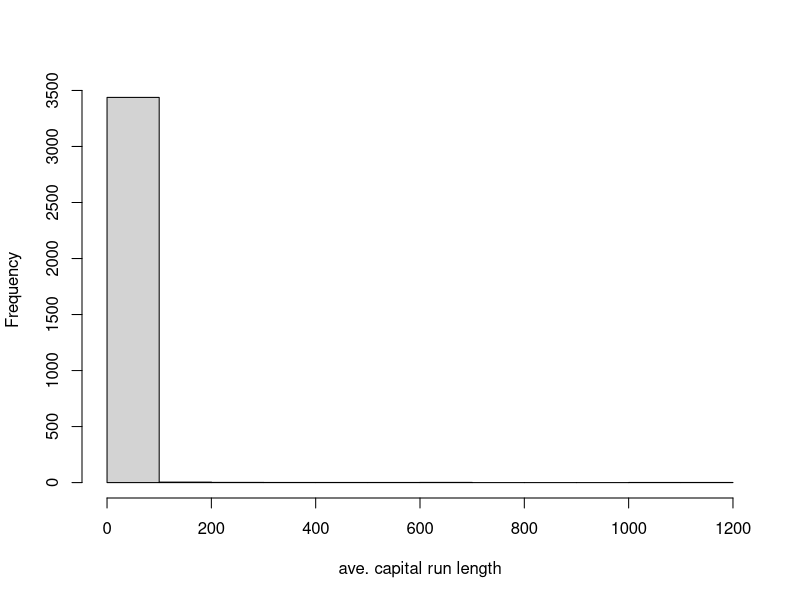
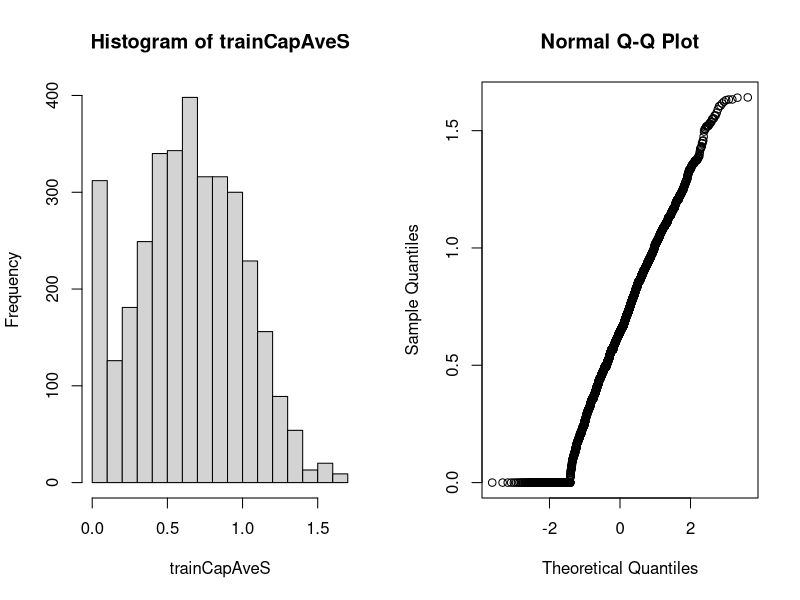
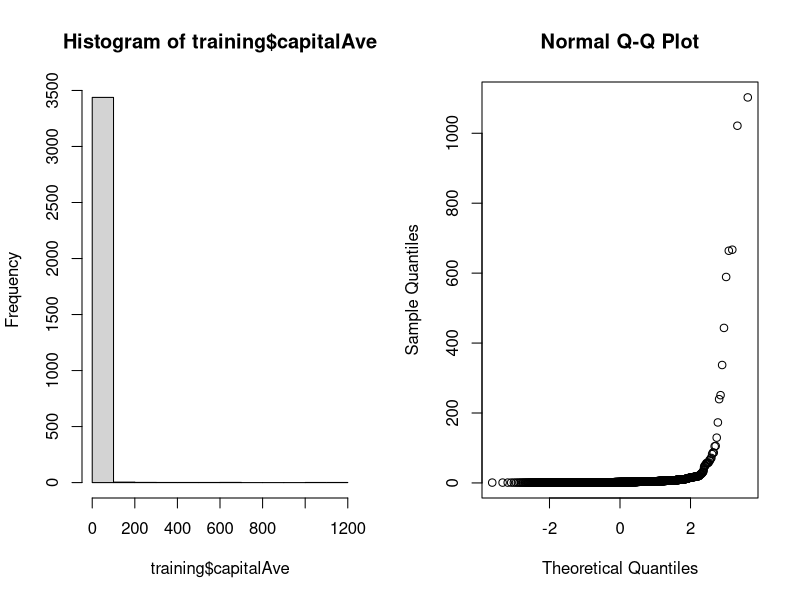

The R source for these figures, in order:
library(caret);library(kernlab);data(spam)
inTrain <- createDataPartition(y=spam$type, p=0.75, list=FALSE)
training <- spam[inTrain,]
testing <- spam[-inTrain,]
hist(training$capitalAve, main="", xlab="ave. capital run length")

mean(training$capitalAve)
sd(training$capitalAve)
str(training$capitalAve)
sum(!complete.cases(training$capitalAve))

trainCapAve <- training$capitalAve
trainCapAveS <- (trainCapAve - mean(trainCapAve))/sd(trainCapAve)
trainCapAveS
mean(trainCapAveS)
sd(trainCapAveS)

#must use mean and sd from TRAINING to alter TEST set
testCapAve <- testing$capitalAve
testCapAveS <- (testCapAve - mean(trainCapAve))/sd(trainCapAve)
mean(testCapAveS)
sd(testCapAveS)

#using preProcess
preObj <- preProcess(training[,-58], method=c("center", "scale"))
trainCapAveS <- predict(preObj, training[,-58])$capitalAve
mean(trainCapAveS)

#using preProcess on the test set
testCapAveS <- predict(preObj, testing[,-58])$capitalAve

set.seed(32343)
modelFit <- train(type~., data=training, preProcess=c("center", "scale"), method="glm")
modelFit

#standardizing with Box-Cox
preObj <- preProcess(training[,-58],method=c("BoxCox"))
trainCapAveS <- predict(preObj, training[,-58])$capitalAve
par(mfrow=c(1,2))
hist(trainCapAveS)
qqnorm(trainCapAveS)

#previously very non-normal
hist(training$capitalAve)
qqnorm(training$capitalAve)

#imputing missing data
set.seed(13343)

#throw some NA's into the data
training$capAve <- training$capitalAve
selectNA <- rbinom(dim(training)[1], size=1, prob=0.05)==1
training$capAve[selectNA] <- NA

#imput and standardize
preObj <- preProcess(training[,-58], method="knnImpute")
capAve <- predict(preObj, training[,-58])$capAve

#standardize true values
capAveTruth <- training$capitalAve
capAveTruth <- (capAveTruth - mean(capAveTruth))/sd(capAveTruth)

mean(capAve);sd(capAve)
mean(capAveTruth);sd(capAveTruth)
